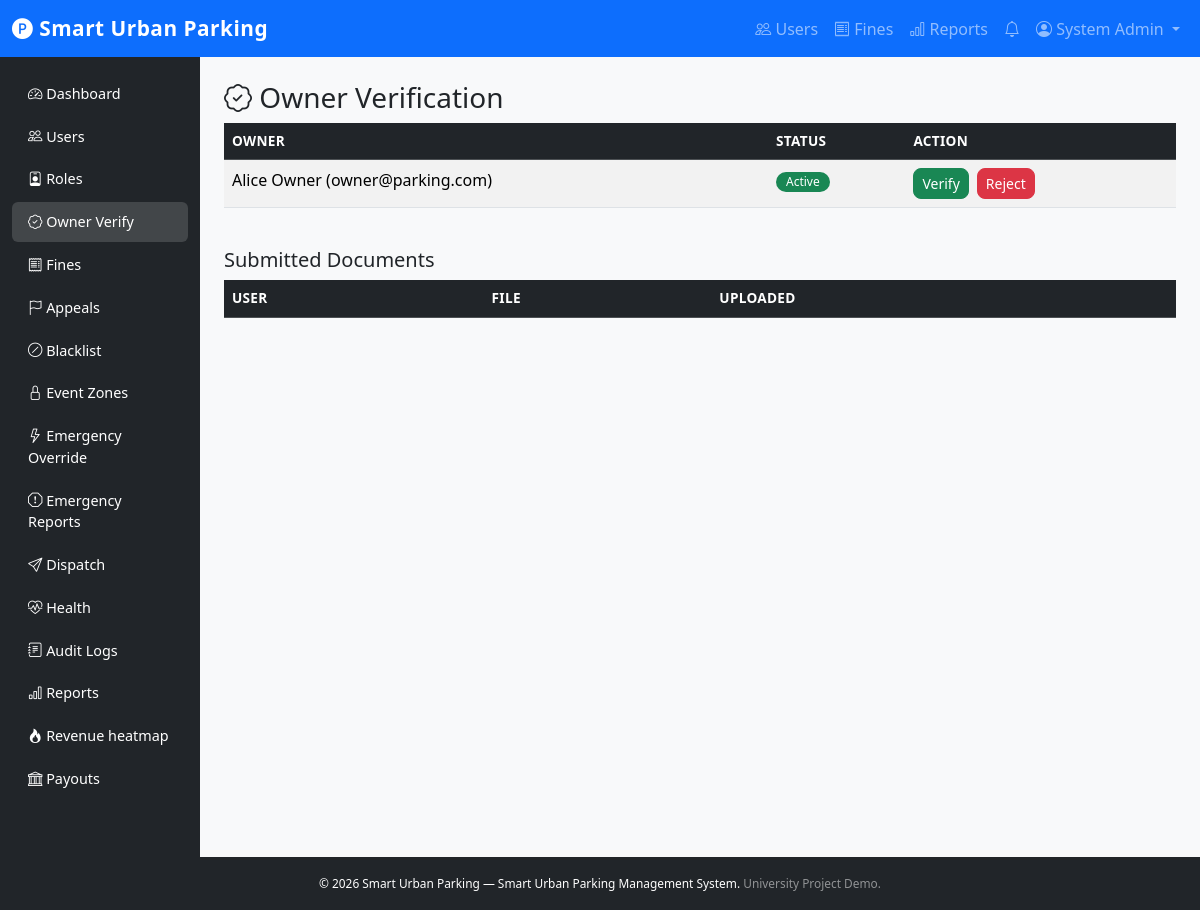
The page /src/public/index.php?page=owners-verification (signed in) on the database its author committed.
### tables this page shows
CREATE TABLE users (
    id INT UNSIGNED AUTO_INCREMENT PRIMARY KEY,
    name VARCHAR(100) NOT NULL,
    email VARCHAR(150) NOT NULL UNIQUE,
    password VARCHAR(255) NOT NULL,
    phone VARCHAR(20) DEFAULT NULL,
    role ENUM('driver','owner','admin','officer') NOT NULL DEFAULT 'driver',
    status ENUM('active','suspended','blacklisted') NOT NULL DEFAULT 'active',
    language VARCHAR(10) NOT NULL DEFAULT 'en',
    profile_image VARCHAR(255) DEFAULT NULL,
    default_vehicle_id INT UNSIGNED DEFAULT NULL COMMENT 'Preferred vehicle for booking (drivers)',
    created_at DATETIME NOT NULL DEFAULT CURRENT_TIMESTAMP,
    updated_at DATETIME NOT NULL DEFAULT CURRENT_TIMESTAMP ON UPDATE CURRENT_TIMESTAMP
);

### src/core/View.php (called while the page is built, shortened)
<?php
class View
{
    private string $viewPath;
    public function __construct()
    {
        $this->viewPath = BASE_PATH . '/views';
    }
    public function render(string $template, array $data = []): void
    {
        extract($data, EXTR_SKIP);
        $file = $this->viewPath . '/' . $template . '.php';
        include $file;
    }
}

### src/core/Controller.php (called while the page is built, shortened)
<?php
require_once BASE_PATH . '/config/database.php';
require_once BASE_PATH . '/core/View.php';
class Controller
{
    protected View    $view;
    public function __construct()
    {
        $this->view    = new View();
    }
    protected function render(string $template, array $data = []): void
    {
        $this->view->render($template, $data);
    }
}

### src/controllers/AdminController.php (called while the page is built, shortened)
<?php
require_once BASE_PATH . '/core/Controller.php';
require_once BASE_PATH . '/models/User.php';
class AdminController extends Controller
{
    private User      $userModel;
    public function __construct()
    {
        $this->userModel      = new User();
    }
    public function ownersVerification(): void
    {
        $docs   = (new FileUpload())->getByType('owner_document');
        $owners = $this->userModel->getByRole('owner');
        $this->render('admin/owners-verification', ['docs' => $docs, 'owners' => $owners]);
    }
}

### src/core/Router.php (called while the page is built, shortened)
<?php
class Router
{
    private array $routes = [];
    public function add(string $page, string $controller, string $method): void
    {
        $this->routes[$page] = ['controller' => $controller, 'method' => $method];
    }
    public function dispatch(string $page): void
    {
        $route      = $this->routes[$page];
        $methodName = $route['method'];
        $controller = new $ctrlName();
        $controller->{$methodName}();
    }
}

### src/public/index.php (called while the page is built, shortened)
<?php
require_once BASE_PATH . '/config/database.php';
require_once BASE_PATH . '/helpers/report_helper.php';
require_once BASE_PATH . '/core/Router.php';
$router = new Router();
$router->add('home', 'HomeController', 'landing');
$router->add('login',    'AuthController', 'login');
$router->add('register', 'AuthController', 'register');
$router->add('logout',   'AuthController', 'logout');
$router->add('profile',          'UserController', 'profile');
$router->add('edit-profile',     'UserController', 'editProfile');
$router->add('delete-profile',   'UserController', 'deleteProfile');
$router->add('language',         'UserController', 'language');
$router->add('change-password',  'UserController', 'changePassword');
$router->add('driver-dashboard',    'DriverController',      'dashboard');
$router->add('driver-emergency',    'DriverController',      'emergencyReport');
$router->add('browse-spots',        'ParkingSpotController', 'browse');
$router->add('nearby-spots',        'ParkingSpotController', 'nearby');
$router->add('book-spot',           'ReservationController', 'bookSpot');
$router->add('reservations',        'ReservationController', 'reservations');
$router->add('reservation-history', 'ReservationController', 'reservationHistory');
$router->add('cancel-reservation',  'ReservationController', 'cancelReservation');
$router->add('extend-reservation',  'ReservationController', 'extendReservation');
$router->add('check-in-out',        'ReservationController', 'checkInOut');
$router->add('navigate',            'ReservationController', 'navigate');
$router->add('vehicles',            'VehicleController',     'vehicles');
$router->add('add-vehicle',         'VehicleController',     'addVehicle');
$router->add('edit-vehicle',        'VehicleController',     'editVehicle');
$router->add('delete-vehicle',      'VehicleController',     'deleteVehicle');
$router->add('set-default-vehicle', 'VehicleController',     'setDefaultVehicle');
$router->add('fines',               'FineController',        'driverFines');
$router->add('pay-fine',            'FineController',        'payFine');
$router->add('appeal-fine',         'AppealController',      'appealFine');
$router->add('favorites',           'SystemController',      'favorites');
$router->add('toggle-favorite',     'SystemController',      'toggleFavorite');
$router->add('waitlist',            'WaitlistController',    'waitlist');
$router->add('join-waitlist',       'WaitlistController',    'joinWaitlist');
$router->add('leave-waitlist',      'WaitlistController',    'leaveWaitlist');
$router->add('driver-reviews',      'ReviewController',      'driverReviews');
$router->add('add-review',          'ReviewController',      'addReview');
$router->add('driver-messages',     'MessageController',     'driverMessages');
$router->add('send-message',        'MessageController',     'sendMessage');
$router->add('owner-dashboard',    'OwnerController',       'dashboard');
$router->add('owner-spots',        'ParkingSpotController', 'ownerSpots');
$router->add('add-spot',           'ParkingSpotController', 'addSpot');
$router->add('edit-spot',          'ParkingSpotController', 'editSpot');
$router->add('delete-spot',        'ParkingSpotController', 'deleteSpot');
$router->add('owner-earnings',     'OwnerController',       'earnings');
$router->add('owner-payouts',      'OwnerController',       'payouts');
$router->add('owner-verification', 'OwnerController',       'verification');
$router->add('owner-availability', 'OwnerController',       'availability');
$router->add('owner-pricing',      'OwnerController',       'pricing');
$router->add('owner-reviews',      'ReviewController',      'ownerReviews');
$router->add('tax-details',        'OwnerController',       'taxDetails');
$router->add('owner-messages',     'MessageController',     'ownerMessages');
$router->add('admin-dashboard',     'AdminController', 'dashboard');
$router->add('admin-users',         'AdminController', 'users');
$router->add('add-user',            'AdminController', 'addUser');
$router->add('delete-user',         'AdminController', 'deleteUser');
$router->add('update-user-status',  'AdminController', 'updateUserStatus');
$router->add('admin-roles',         'AdminController', 'roles');
$router->add('admin-blacklist',     'AdminController', 'blacklist');
$router->add('owners-verification', 'AdminController', 'ownersVerification');
$router->add('admin-fines',         'FineController',  'adminFines');
$router->add('issue-fine',          'FineController',  'issueFine');
$router->add('waive-fine',          'FineController',  'waiveFine');
$router->add('admin-appeals',       'AppealController','adminAppeals');
$router->add('review-appeal',       'AppealController','reviewAppeal');
$router->add('event-zones',         'AdminController', 'eventZones');
$router->add('emergency-override',  'AdminController', 'emergencyOverride');
$router->add('officer-dispatch',    'AdminController', 'officerDispatch');
$router->add('admin-emergency-reports', 'AdminController', 'emergencyReports');
$router->add('system-health',       'AdminController', 'systemHealth');
$router->add('audit-logs',          'AdminController', 'auditLogs');
$router->add('admin-reports',       'ReportController','adminReports');
$router->add('manage-payouts',      'AdminController', 'managePayouts');
$router->add('occupancy',           'AdminController', 'occupancyDashboard');
$router->add('generate-report', 'ReportController', 'generate');
$router->add('revenue',         'ReportController', 'revenue');
$router->add('heatmap',         'ReportController', 'heatmap');
$router->add('export-pdf',      'ReportController', 'exportPdf');
$router->add('occupancy-report','ReportController', 'occupancy');
$router->add('payment-history', 'PaymentController', 'paymentHistory');
$router->add('make-payment',    'PaymentController', 'makePayment');
$router->add('receipt',         'PaymentController', 'receipt');
$router->add('escrow',          'PaymentController', 'escrow');
$router->add('promo-code',      'PaymentController', 'promoCode');
$router->add('notifications',          'NotificationController', 'list');
$router->add('mark-notification-read', 'NotificationController', 'markRead');
$page = trim($_GET['page'] ?? '');
$router->dispatch($page);

### src/config/database.php (called while the page is built, shortened)
<?php
if (!class_exists('Database')) {
    class Database
    {
        private static ?PDO $instance = null;
        public static function getInstance(): PDO
        {
            if (self::$instance === null) {
                $db  = new self();
                $dsn = "mysql:host={$db->host};dbname={$db->dbname};charset={$db->charset}";
                $options = [
                    PDO::ATTR_ERRMODE            => PDO::ERRMODE_EXCEPTION,
                    PDO::ATTR_DEFAULT_FETCH_MODE => PDO::FETCH_ASSOC,
                    PDO::ATTR_EMULATE_PREPARES   => false,
                ];
                try {
                    self::$instance = new PDO($dsn, $db->user, $db->pass, $options);
                } catch (PDOException $e) {
                    error_log('Database connection failed: ' . $e->getMessage());
                    die(
                        '<h2 style="color:red;font-family:Arial">Database connection failed.</h2>'
                        . '<p>Check your database credentials in <code>src/config/database.php</code>.</p>'
                    );
                }
            }
            return self::$instance;
        }
    }
}

### src/core/Model.php (called while the page is built, shortened)
<?php
class Model
{
    public function __construct()
    {
        $this->db = Database::getInstance();
    }
}

### src/models/User.php (called while the page is built, shortened)
<?php
require_once BASE_PATH . '/core/Model.php';
class User extends Model
{
    public function getByRole(string $role): array
    {
        $stmt = $this->db->prepare("SELECT * FROM users WHERE role = ? ORDER BY name ASC");
        $stmt->execute([$role]);
        return $stmt->fetchAll();
    }
}

### src/views/admin/owners-verification.php (the view, shortened to what this page needs)
<?php require_once BASE_PATH . '/views/layouts/header.php'; ?>
<?php require_once BASE_PATH . '/views/layouts/navbar.php'; ?>
<div class="container-fluid">
    <div class="row">
        <?php require_once BASE_PATH . '/views/layouts/sidebar.php'; ?>
        <div class="col-md-10 p-4">
            <h3><i class="bi bi-patch-check"></i> Owner Verification</h3>
            <div class="table-responsive mb-4">
                <table class="table table-striped">
                    <thead class="table-dark"><tr><th>Owner</th><th>Status</th><th>Action</th></tr></thead>
                    <tbody>
                        <?php foreach ($owners as $o): ?>
                            <tr>
                                <td><?= htmlspecialchars($o['name']) ?> (<?= htmlspecialchars($o['email']) ?>)</td>
                                <td><?= status_badge($o['status']) ?></td>
                                <td>
                                    <form method="POST" class="d-flex gap-2">
                                        <button name="action" value="verify" class="btn btn-success btn-sm">Verify</button>
                                        <button name="action" value="reject" class="btn btn-danger btn-sm" onclick="return confirm('Reject this owner?')">Reject</button>
                                    </form>
                                </td>
                            </tr>
                        <?php endforeach; ?>
                    </tbody>
                </table>
            </div>
            <h5>Submitted Documents</h5>
            <div class="table-responsive">
                <table class="table table-striped">
                    <thead class="table-dark"><tr><th>User</th><th>File</th><th>Uploaded</th></tr></thead>
                </table>
            </div>
        </div>
    </div>
</div>
<?php require_once BASE_PATH . '/views/layouts/footer.php'; ?>

### src/helpers/report_helper.php (shortened to what this page needs)
<?php
function status_badge(string $status): string
{
    $map = [
        'active'      => 'success',
        'confirmed'   => 'success',
        'completed'   => 'primary',
        'pending'     => 'warning',
        'waiting'     => 'warning',
        'cancelled'   => 'secondary',
        'failed'      => 'danger',
        'unpaid'      => 'danger',
        'paid'        => 'success',
        'appealed'    => 'info',
        'approved'    => 'success',
        'rejected'    => 'danger',
        'suspended'   => 'warning',
        'blacklisted' => 'danger',
        'online'      => 'success',
        'offline'     => 'danger',
        'error'       => 'warning',
        'locked'      => 'danger',
        'inactive'    => 'secondary',
        'maintenance' => 'warning',
        'owner-use'   => 'info',
        'escrow'      => 'info',
        'refunded'    => 'secondary',
        'no_show'     => 'dark',
        'notified'    => 'info',
        'waived'      => 'success',
        'processing'  => 'info',
        'maintenance' => 'warning',
        'inactive'    => 'secondary',
    ];
    $color = $map[$status] ?? 'secondary';
    $safe  = htmlspecialchars(ucfirst($status), ENT_QUOTES, 'UTF-8');
    return "<span class=\"badge bg-{$color}\">{$safe}</span>";
}

### src/public/assets/css/style.css (style rules this page uses)
body { background-color: #f8f9fa; font-family: 'Segoe UI', Tahoma, Geneva, Verdana, sans-serif; }
.app-shell { min-height: 100vh; display: flex; flex-direction: column; }
.table th { font-weight: 600; font-size: 0.85rem; text-transform: uppercase; letter-spacing: 0.3px; }
.badge { font-size: 0.75rem; font-weight: 500; padding: 4px 10px; border-radius: 50px; }
.btn { border-radius: 8px; font-weight: 500; }

### rows shown on the page
users: name "Alice Owner", email "owner@parking.com", status "Active"

### other values the page prints
APP_NAME "Smart Urban Parking"
current_user()['name'] "System Admin"
